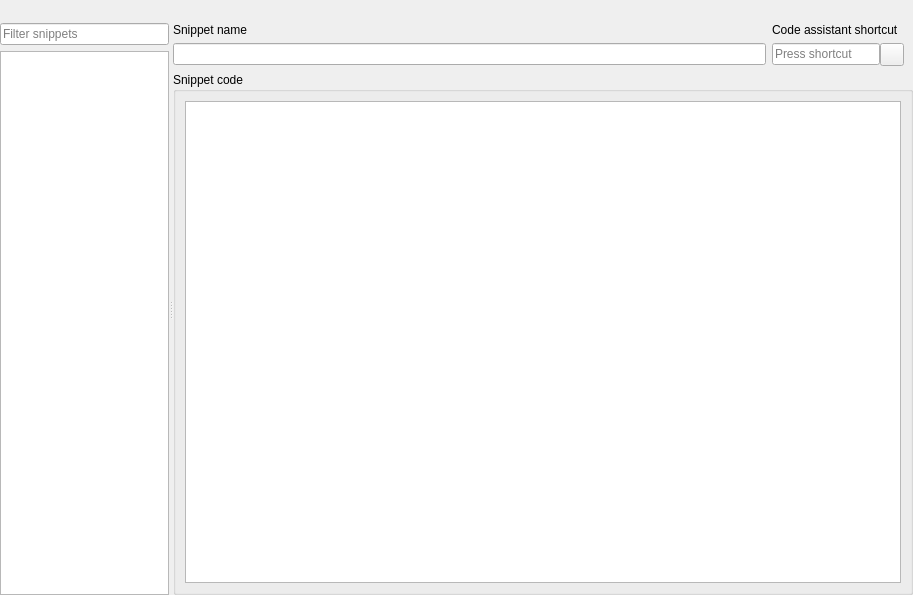
<?xml version="1.0" encoding="UTF-8"?>
<ui version="4.0">
 <class>CodeSnippetEditor</class>
 <widget class="QWidget" name="CodeSnippetEditor">
  <property name="geometry">
   <rect>
    <x>0</x>
    <y>0</y>
    <width>913</width>
    <height>595</height>
   </rect>
  </property>
  <property name="windowTitle">
   <string notr="true">Form</string>
  </property>
  <layout class="QVBoxLayout" name="verticalLayout">
   <property name="leftMargin">
    <number>0</number>
   </property>
   <property name="topMargin">
    <number>0</number>
   </property>
   <property name="rightMargin">
    <number>0</number>
   </property>
   <property name="bottomMargin">
    <number>0</number>
   </property>
   <item>
    <widget class="QToolBar" name="toolBar"/>
   </item>
   <item>
    <widget class="QWidget" name="mainWidget" native="true">
     <layout class="QVBoxLayout" name="verticalLayout_5">
      <property name="leftMargin">
       <number>0</number>
      </property>
      <property name="topMargin">
       <number>0</number>
      </property>
      <property name="rightMargin">
       <number>0</number>
      </property>
      <property name="bottomMargin">
       <number>0</number>
      </property>
      <item>
       <widget class="QSplitter" name="splitter">
        <property name="orientation">
         <enum>Qt::Orientation::Horizontal</enum>
        </property>
        <widget class="QWidget" name="leftWidget" native="true">
         <property name="sizePolicy">
          <sizepolicy hsizetype="Preferred" vsizetype="Preferred">
           <horstretch>1</horstretch>
           <verstretch>0</verstretch>
          </sizepolicy>
         </property>
         <layout class="QVBoxLayout" name="verticalLayout_2">
          <property name="leftMargin">
           <number>0</number>
          </property>
          <property name="topMargin">
           <number>0</number>
          </property>
          <property name="rightMargin">
           <number>0</number>
          </property>
          <property name="bottomMargin">
           <number>0</number>
          </property>
          <item>
           <widget class="QLineEdit" name="snippetFilterEdit">
            <property name="minimumSize">
             <size>
              <width>150</width>
              <height>0</height>
             </size>
            </property>
            <property name="placeholderText">
             <string>Filter snippets</string>
            </property>
            <property name="clearButtonEnabled">
             <bool>true</bool>
            </property>
           </widget>
          </item>
          <item>
           <widget class="QListView" name="list">
            <property name="editTriggers">
             <set>QAbstractItemView::EditTrigger::NoEditTriggers</set>
            </property>
            <property name="alternatingRowColors">
             <bool>true</bool>
            </property>
            <property name="verticalScrollMode">
             <enum>QAbstractItemView::ScrollMode::ScrollPerPixel</enum>
            </property>
           </widget>
          </item>
         </layout>
        </widget>
        <widget class="QWidget" name="rightWidget" native="true">
         <property name="sizePolicy">
          <sizepolicy hsizetype="Preferred" vsizetype="Preferred">
           <horstretch>4</horstretch>
           <verstretch>0</verstretch>
          </sizepolicy>
         </property>
         <layout class="QVBoxLayout" name="verticalLayout_3" stretch="0,100">
          <property name="leftMargin">
           <number>0</number>
          </property>
          <property name="topMargin">
           <number>0</number>
          </property>
          <property name="rightMargin">
           <number>0</number>
          </property>
          <property name="bottomMargin">
           <number>0</number>
          </property>
          <item>
           <widget class="QWidget" name="topWidget" native="true">
            <property name="sizePolicy">
             <sizepolicy hsizetype="Preferred" vsizetype="Preferred">
              <horstretch>0</horstretch>
              <verstretch>1</verstretch>
             </sizepolicy>
            </property>
            <layout class="QGridLayout" name="gridLayout" columnstretch="3,0">
             <property name="leftMargin">
              <number>0</number>
             </property>
             <property name="topMargin">
              <number>0</number>
             </property>
             <property name="bottomMargin">
              <number>0</number>
             </property>
             <item row="1" column="1">
              <widget class="QWidget" name="assistantShortcutWidget" native="true">
               <layout class="QHBoxLayout" name="horizontalLayout">
                <property name="spacing">
                 <number>0</number>
                </property>
                <property name="leftMargin">
                 <number>0</number>
                </property>
                <property name="topMargin">
                 <number>0</number>
                </property>
                <property name="rightMargin">
                 <number>0</number>
                </property>
                <property name="bottomMargin">
                 <number>0</number>
                </property>
                <item>
                 <widget class="QKeySequenceEdit" name="assistantShortcutEdit">
                  <property name="toolTip">
                   <string>&lt;html&gt;&lt;head/&gt;&lt;body&gt;&lt;p&gt;Optional shortcut, that will work only in context of the active code assistant window. It allows user to use key combinations, that would otherwise be conflicting with other shortcuts. Having the code assistant window as required context makes the choice of keys more versatile.&lt;/p&gt;&lt;/body&gt;&lt;/html&gt;</string>
                  </property>
                 </widget>
                </item>
                <item>
                 <widget class="QToolButton" name="clearAssistantShortcutButton">
                  <property name="text">
                   <string notr="true"/>
                  </property>
                  <property name="icon">
                   <iconset resource="../icons.qrc">
                    <normaloff>:/icons/img/clear_lineedit.svg</normaloff>:/icons/img/clear_lineedit.svg</iconset>
                  </property>
                 </widget>
                </item>
               </layout>
              </widget>
             </item>
             <item row="0" column="0">
              <widget class="QLabel" name="nameLabel">
               <property name="toolTip">
                <string>&lt;html&gt;&lt;head/&gt;&lt;body&gt;&lt;p&gt;The name of the snippet will be displayed in the code assistant. To access the list of snippets user has to hit the code assistant shortcut twice.&lt;/p&gt;&lt;/body&gt;&lt;/html&gt;</string>
               </property>
               <property name="text">
                <string>Snippet name</string>
               </property>
              </widget>
             </item>
             <item row="1" column="0">
              <widget class="QLineEdit" name="nameEdit">
               <property name="toolTip">
                <string>&lt;html&gt;&lt;head/&gt;&lt;body&gt;&lt;p&gt;The name of the snippet will be displayed in the code assistant. To access the list of snippets user has to hit the code assistant shortcut twice.&lt;/p&gt;&lt;/body&gt;&lt;/html&gt;</string>
               </property>
              </widget>
             </item>
             <item row="0" column="1">
              <widget class="QLabel" name="assistantShortcutLabel">
               <property name="toolTip">
                <string>&lt;html&gt;&lt;head/&gt;&lt;body&gt;&lt;p&gt;Optional shortcut, that will work only in context of the active code assistant window. It allows user to use key combinations, that would otherwise be conflicting with other shortcuts. Having the code assistant window as required context makes the choice of keys more versatile.&lt;/p&gt;&lt;/body&gt;&lt;/html&gt;</string>
               </property>
               <property name="text">
                <string>Code assistant shortcut</string>
               </property>
              </widget>
             </item>
            </layout>
           </widget>
          </item>
          <item>
           <widget class="QGroupBox" name="mainCodeGroup">
            <property name="sizePolicy">
             <sizepolicy hsizetype="Preferred" vsizetype="Preferred">
              <horstretch>0</horstretch>
              <verstretch>2</verstretch>
             </sizepolicy>
            </property>
            <property name="title">
             <string>Snippet code</string>
            </property>
            <layout class="QVBoxLayout" name="verticalLayout_6">
             <item>
              <widget class="QPlainTextEdit" name="mainCodeEdit">
               <property name="lineWrapMode">
                <enum>QPlainTextEdit::LineWrapMode::NoWrap</enum>
               </property>
              </widget>
             </item>
            </layout>
           </widget>
          </item>
         </layout>
        </widget>
       </widget>
      </item>
     </layout>
    </widget>
   </item>
  </layout>
 </widget>
 <tabstops>
  <tabstop>snippetFilterEdit</tabstop>
  <tabstop>list</tabstop>
  <tabstop>mainCodeEdit</tabstop>
 </tabstops>
 <resources>
  <include location="../icons.qrc"/>
 </resources>
 <connections/>
</ui>
